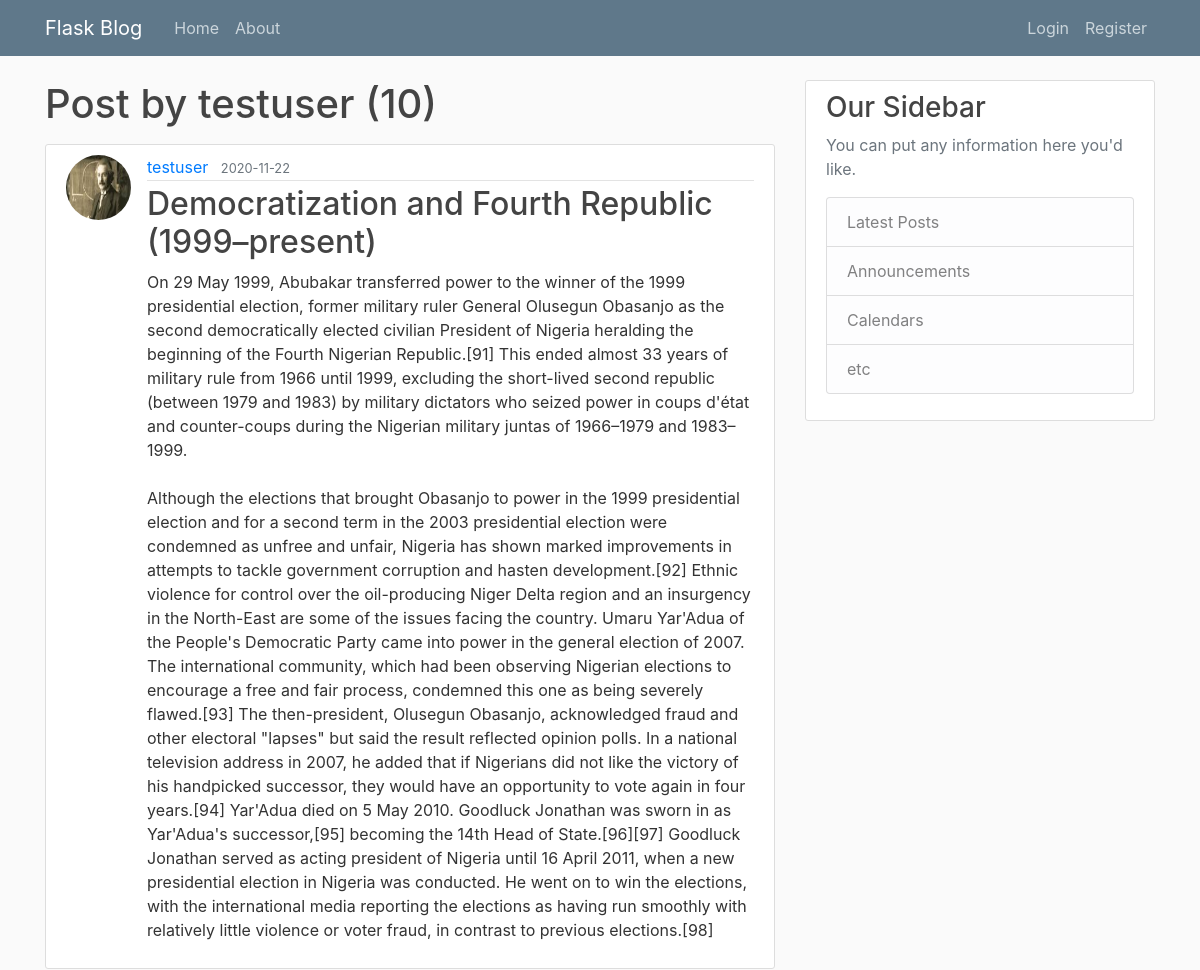
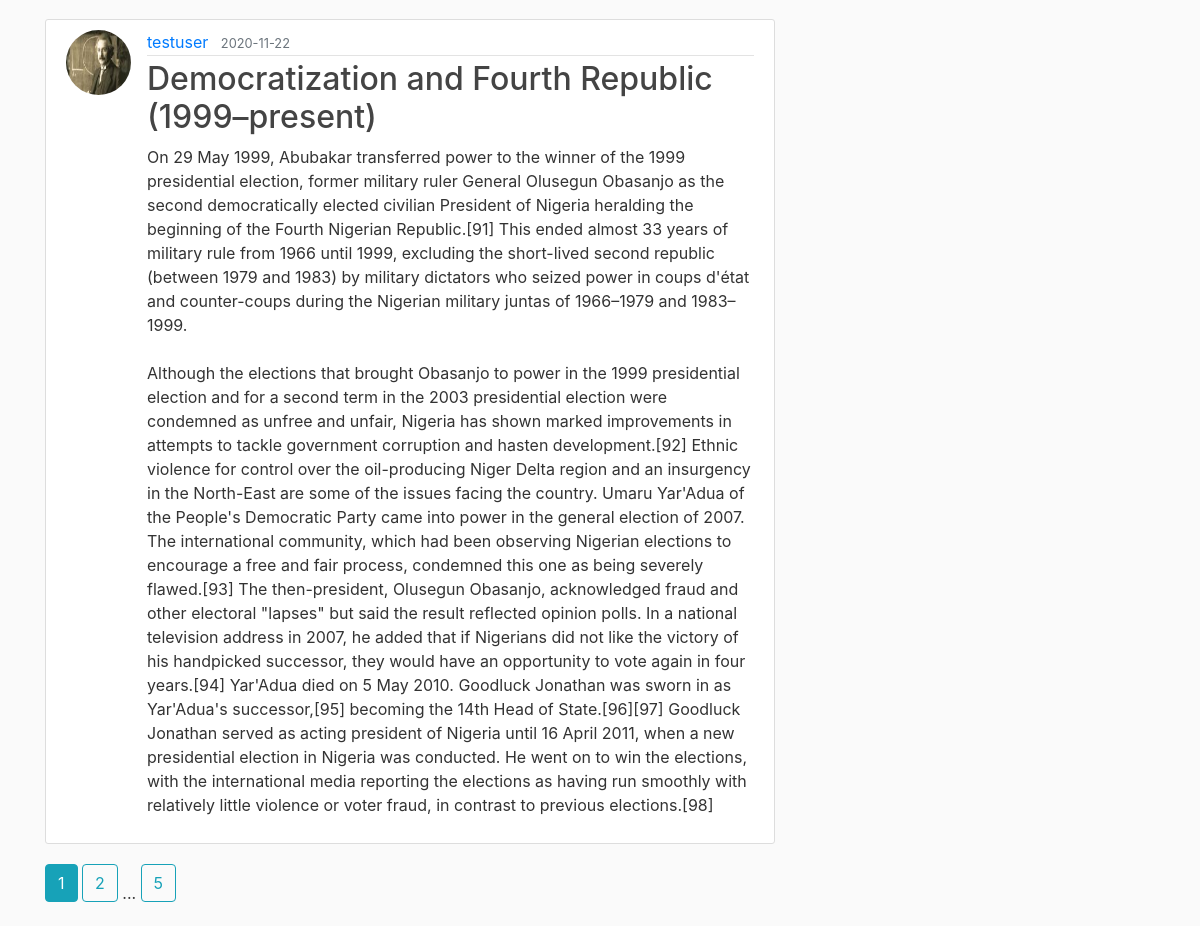
The app's page /user/testuser with its own data (2 pictures, top to bottom).
### flaskblog/models.py (models this page shows, shortened)
class User(db.Model, UserMixin):
    id = db.Column(db.Integer, primary_key=True)
    username = db.Column(db.String(20), unique=True, nullable=False)
    email = db.Column(db.String(120), unique=True, nullable=False)
    image_file = db.Column(db.String(20), nullable=False, default='default.jpg')
    password = db.Column(db.String(60), nullable=False)
    posts = db.relationship('Post', backref='author', lazy=True)

class Post(db.Model):
    id = db.Column(db.Integer, primary_key=True)
    title = db.Column(db.String(100), nullable=False)
    date_posted = db.Column(db.DateTime, nullable=False, default=datetime.utcnow)
    content = db.Column(db.Text, nullable=False)
    user_id = db.Column(db.Integer, db.ForeignKey('user.id'), nullable=False)

### flaskblog/routes.py (the view)
@app.route("/user/<string:username>")
def user_posts(username):
    page = request.args.get('page', 1, type=int)
    user = User.query.filter_by(username=username).first_or_404()
    posts = Post.query.filter_by(author=user)\
        .order_by(Post.date_posted.desc())\
        .paginate(page=page, per_page=2)
    return render_template('user_posts.html',
     posts=posts, user = user)

### flaskblog/templates/user_posts.html
{% extends "layout.html" %}
{% block content %}
	<h1 class="mb-3">Post by {{ user.username }} ({{ posts.total }})</h1>
	{% for post in posts.items %}
		<article class="media content-section">
		  <img class="rounded-circle article-img" src="{{ url_for('static', filename='profile_pic/' + post.author.image_file) }}">
		  <div class="media-body">
		    <div class="article-metadata">
		      <a class="mr-2" href="{{ url_for('user_posts', username=post.author.username) }}">{{ post.author.username }}</a>
		      <small class="text-muted">{{ post.date_posted.strftime('%Y-%m-%d') }}</small>
		    </div>
		    <h2><a class="article-title" href="{{ url_for('post', post_id=post.id)}}">{{ post.title }}</a></h2>
		    <p class="article-content">{{ post.content }}</p>
		  </div>
		</article>
	{% endfor %}
	{% for page_num in posts.iter_pages(left_edge=1, right_edge=1, left_current=1, right_current=2) %}
		{% if page_num %}
			{% if posts.page == page_num %}
				<a class="btn btn-info mb-4" href="{{ url_for('user_posts', username=user.username, page=page_num) }}">{{ page_num }}</a>
			{% else %}
				<a class="btn btn-outline-info mb-4" href="{{ url_for('user_posts', username=user.username, page=page_num) }}">{{ page_num }}</a>
			{% endif %}
		{% else %}
			...
		{% endif %}
	{% endfor %}
{% endblock content %}

### flaskblog/static/main.css (style rules this page uses)
body { background: #fafafa; color: #333333; margin-top: 5rem; }
h1, h2, h3, h4, h5, h6 { color: #444444; }
.content-section { background: #ffffff; padding: 10px 20px; border: 1px solid #dddddd; border-radius: 3px; margin-bottom: 20px; }
.article-title { color: #444444; }
.article-content { white-space: pre-line; }
.article-img { height: 65px; width: 65px; margin-right: 16px; }
.article-metadata { padding-bottom: 1px; margin-bottom: 4px; border-bottom: 1px solid #e3e3e3 }

### records on screen
User: username "testuser"
Post: image_file (picture), author.username "testuser", date_posted "2020-11-22", title "Democratization and Fourth Republic (1999–present)", content "On 29 May 1999, Abubakar transferred power to the winner of the 1999 presidential election, former military ruler General Olusegun Obasanjo as the second democratically elected civilian President of Nigeria heralding the beginning of the Fourth Nigerian Republic.[91] This ended almost 33 years of military rule from 1966 until 1999, excluding the short-lived second republic (between 1979 and 1983) by military dictators who seized power in coups d'état and counter-coups during the Nigerian military juntas of 1966–1979 and 1983–1999. Although the elections that brought Obasanjo to power in the 1999 presidential election and for a second term in the 2003 presidential election were condemned as…"
Post: image_file (picture), author.username "testuser", date_posted "2020-11-22", title "Democratization and Fourth Republic (1999–present)", content "On 29 May 1999, Abubakar transferred power to the winner of the 1999 presidential election, former military ruler General Olusegun Obasanjo as the second democratically elected civilian President of Nigeria heralding the beginning of the Fourth Nigerian Republic.[91] This ended almost 33 years of military rule from 1966 until 1999, excluding the short-lived second republic (between 1979 and 1983) by military dictators who seized power in coups d'état and counter-coups during the Nigerian military juntas of 1966–1979 and 1983–1999. Although the elections that brought Obasanjo to power in the 1999 presidential election and for a second term in the 2003 presidential election were condemned as…"

### other values on screen
{{ posts.total }} "10"
{{ page_num }} "1"
{{ page_num }} "2" "5"
